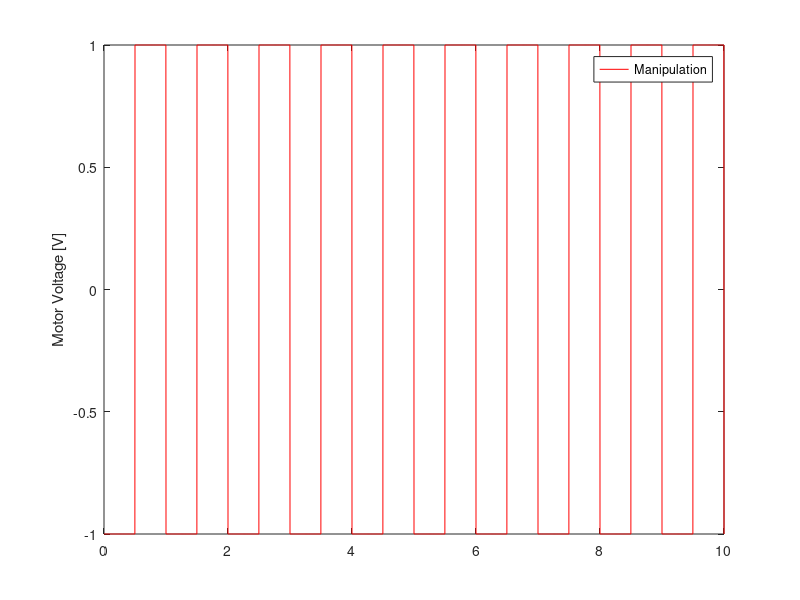
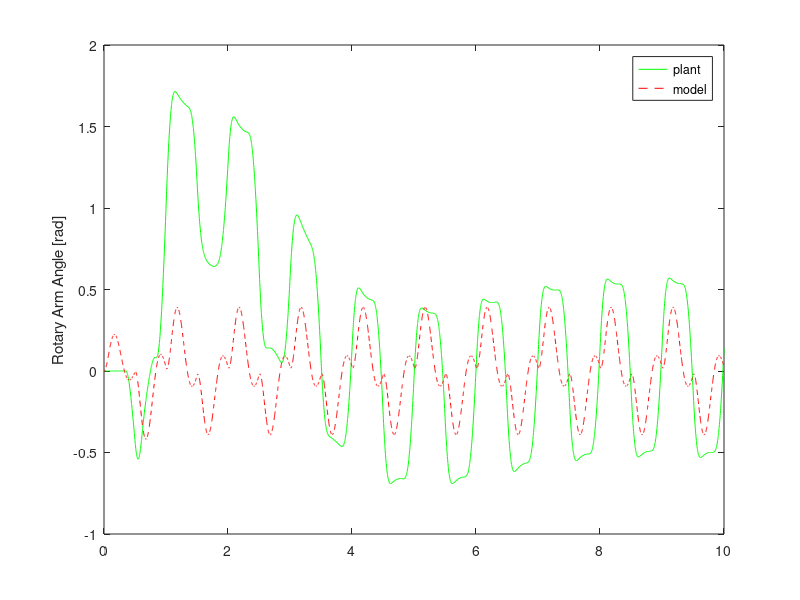
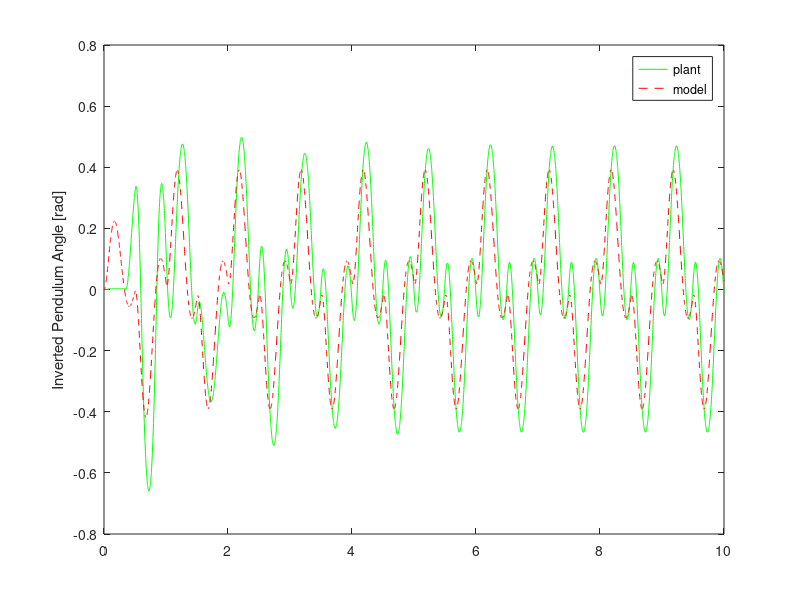

Source code (MATLAB) for these figures, in order:
%%%%%%%%%%%%%%%%%%%%%%%%%%%%%%%%%%%%%%%%%%%%%%%%%%%%%%%%%%%%%%%%
%          MR3003. Autonomy of Unmanned Aerial Vehicles
%            Practice 9 - State Feedback Gain Matrix
%                 Part A. State Space Modelling
%             Dr. Carlos Sotelo - Dr. David Sotelo
%                 Carlos Hernán Auquilla Larriva
%%%%%%%%%%%%%%%%%%%%%%%%%%%%%%%%%%%%%%%%%%%%%%%%%%%%%%%%%%%%%%%%
%Last update: September 30th 2024

clear;clc;close all;

%% Step 1: Load Qube Servo 3 Parameters
% Motor
% Resistance
Rm = 7.5;
% Current-torque (N-m/A)
kt = 0.0422;
% Back-emf constant (V-s/rad)
km = 0.0422;
%
% Rotary Arm
% Mass (kg)
mr = 0.095;
% Total length (m)
r = 0.085;
% Moment of inertia about pivot (kg-m^2)
Jr = 2.2879e-4;
% Equivalent Viscous Damping Coefficient (N-m-s/rad)
br = 1e-3; % damping tuned heuristically to match QUBE-Sero 2 response
%
% Pendulum Link
% Mass (kg)
mp = 0.024;
% Total length (m)
Lp = 0.129;
% Pendulum center of mass (m)
l = 0.0645;
% Moment of inertia about pivot (kg-m^2)
Jp = 1.3313e-4;
% Equivalent Viscous Damping Coefficient (N-m-s/rad)
bp = 5e-5; % damping tuned heuristically to match QUBE-Sero 2 response
% Gravity Constant
g = 9.81;

% Find Total Inertia
Jt = Jp*Jr-mp^2*l^2*r^2;
 
%% Step 2: Program and compute the State Space Representation matrixes
A = (1/Jt)*[0 0 Jt 0;
     0 0 0 Jt;
     0 mp^2*l^2*r*g -Jp*(br+km^2/Rm) mp*l*r*bp;
     0 -mp*g*l*Jr mp*l*r*(br+km^2/Rm) -Jp*bp];

B = [0
    0;
    km*Jp/(Rm*Jt);
    -mp*r*l*km/(Rm*Jt)];

C = [1 0 0 0;
     0 1 0 0];

D = [0;0];

sys = ss(A,B,C,D)


%% Step 3: Plot the response
load("a00834778_P9A.mat");
t = data(1,:);

voltage = data(2,:);

pos_arm = data(3,:);
por_arm_model = data(4,:);
pos_pend = data(5,:);
pos_pend_model = data(6,:);

figure(1)
plot(t,voltage,"r");
legend("plant","model")
legend("Manipulation")
ylabel("Motor Voltage [V]");

figure(2)
plot(t,pos_arm,"g");
hold on
plot(t,pos_pend_model,"--r");
legend("plant","model")
ylabel("Rotary Arm Angle [rad]");

figure(3)
plot(t,pos_pend,"g");
hold on
plot(t,pos_pend_model,"--r");
legend("plant","model")
ylabel("Inverted Pendulum Angle [rad]");
